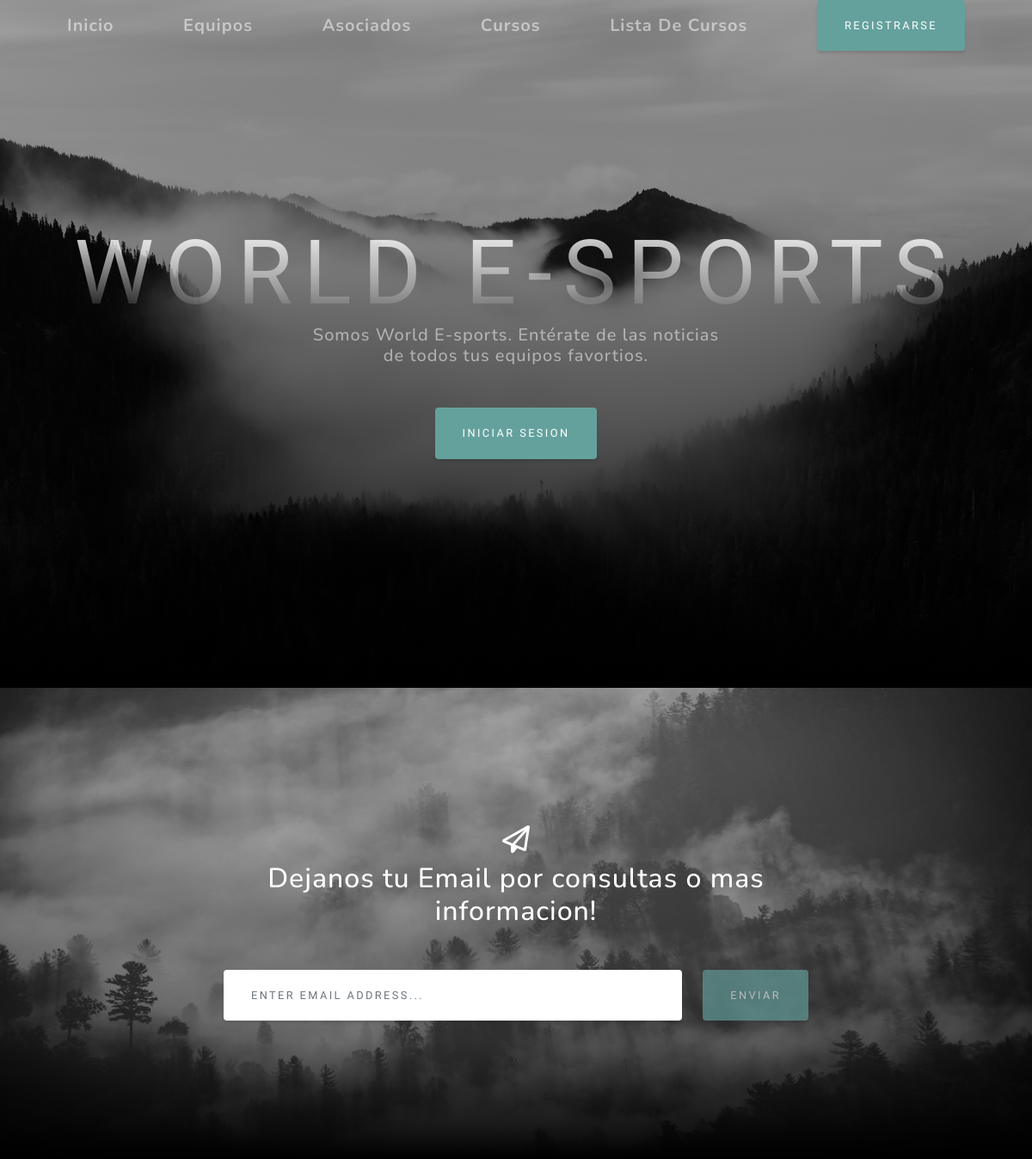
The page /AppWb/leerEquipos/ (upper part) on the database as committed earlier.
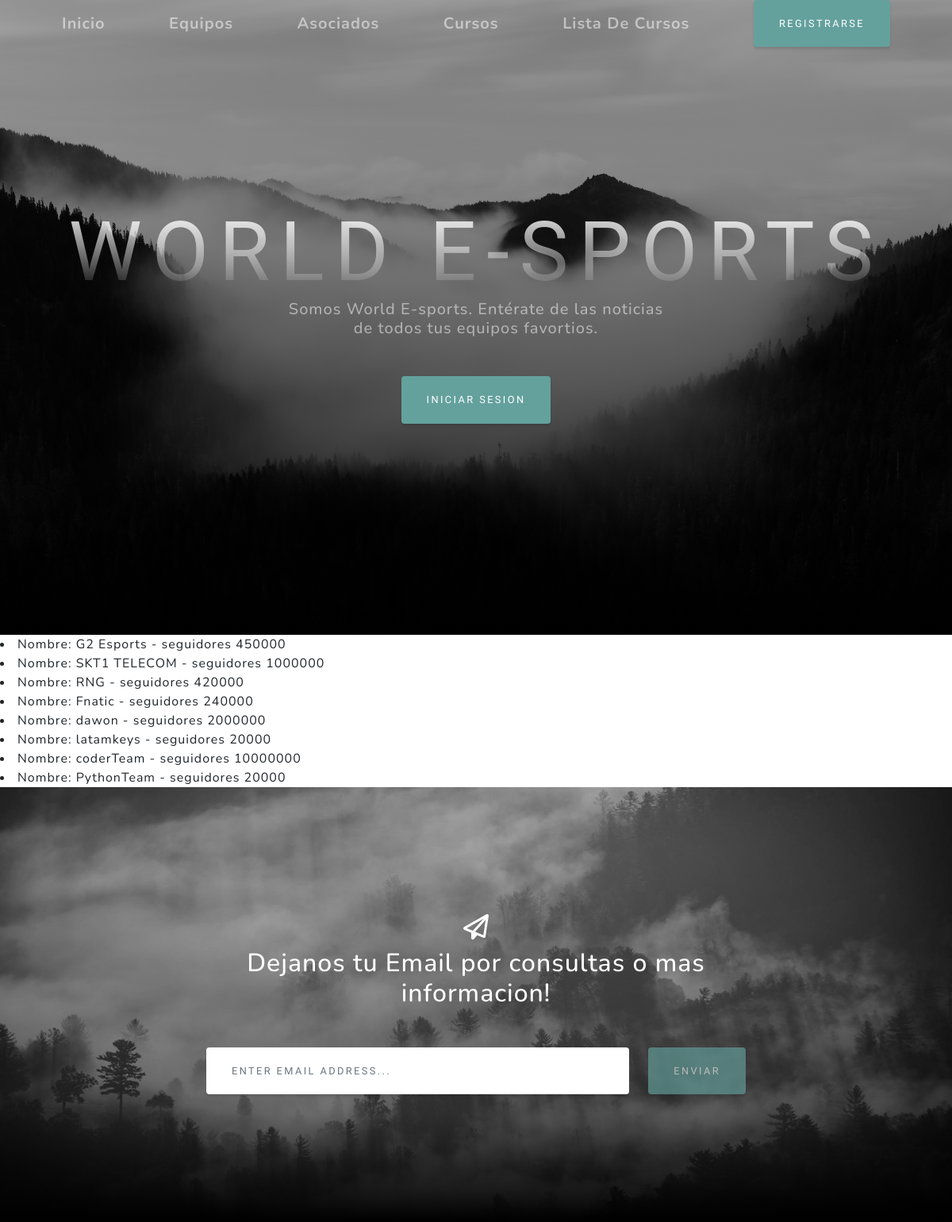
The same page on the database as committed later.
### AppWb/models.py (models this page shows)
class Equipos(models.Model):
    nombre = models.CharField(max_length=30)
    seguidores = models.IntegerField()
    def __str__(self):
        return f'Nombre: {self.nombre} - seguidores {self.seguidores}'

### AppWb/views.py (the view)
# urls.py: path('leerEquipos/', views.lecturaEquipos, name='LecturaEquipos'),
def lecturaEquipos(request):
    equipos=Equipos.objects.all()
    contexto3= {'equipos':equipos}
    return render(request, 'AppWb/lecturaEquipos.html', contexto3)

### AppWb/Templates/AppWb/lecturaEquipos.html
{% extends  'AppWb/padre.html' %}
{% block contenidoQcambia %}
<body>
        {% for e in equipos %}
            <li>{{e}}</li>
        {% endfor %}
</body>
{% endblock %}

### AppWb/Templates/AppWb/padre.html (shortened to what this page needs)
<!DOCTYPE html>
<html lang="en">
    <head>
        {% load static %}
        <link href="{% static 'AppWb/css/styles.css' %}" rel="stylesheet" />
    </head>
    <body id="page-top">
        <nav class="navbar navbar-expand-lg navbar-light fixed-top" id="mainNav">
            <div class="container px-4 px-lg-5">
                <a class="navbar-brand" href="{% url 'Inicio' %}">Inicio</a>
                <a class="navbar-brand" href="{% url 'Equipos' %}">Equipos</a>
                <a class="navbar-brand" href="{% url 'Asociados' %}">Asociados</a>
                <a class="navbar-brand" href="{% url 'Cursos' %}">Cursos</a>
                <a class="navbar-brand" href="{% url 'List' %}">Lista De Cursos</a>
                {% if not request.user.is_authenticated %}
                    <a class="btn btn-primary" href="{% url 'Register'%}">Registrarse</a>
                {% endif %}
            </div>
        </nav>
        <header class="masthead">
            <div class="container px-4 px-lg-5 d-flex h-100 align-items-center justify-content-center">
                <div class="d-flex justify-content-center">
                    <div class="text-center">
                        <h1 class="mx-auto my-0 text-uppercase">World E-sports</h1>
                        <h2 class="text-white-50 mx-auto mt-2 mb-5">Somos World E-sports.
                            Entérate de las noticias de todos tus equipos favortios.</h2>
                            {% if not request.user.is_authenticated %}
                                <a class="btn btn-primary" href="{% url 'Login'%}">Iniciar Sesion</a>
                            {% endif %}
                    </div>
                </div>
            </div>
        </header>
        {% block contenidoQcambia %}
        {% endblock %}
        <section class="signup-section" id="signup">
            <div class="container px-4 px-lg-5">
                <div class="row gx-4 gx-lg-5">
                    <div class="col-md-10 col-lg-8 mx-auto text-center">
                        <i class="far fa-paper-plane fa-2x mb-2 text-white"></i>
                        <h2 class="text-white mb-5">Dejanos tu Email por consultas o mas informacion!</h2>
                        <form class="form-signup" id="contactForm" data-sb-form-api-token="API_TOKEN">
                            <div class="row input-group-newsletter">
                                <div class="col"><input class="form-control" id="emailAddress" type="email" placeholder="Enter email address..." aria-label="Enter email address..." data-sb-validations="required,email" /></div>
                                <div class="col-auto"><button class="btn btn-primary disabled" id="submitButton" type="submit">Enviar</button></div>
                            </div>
                        </form>
                    </div>
                </div>
            </div>
        </section>
    </body>
</html>

Rows that differ between the two databases and show on the page:
added Equipos: nombre+seguidores "Nombre: G2 Esports - seguidores 450000"
added Equipos: nombre+seguidores "Nombre: SKT1 TELECOM - seguidores 1000000"
added Equipos: nombre+seguidores "Nombre: RNG - seguidores 420000"
added Equipos: nombre+seguidores "Nombre: Fnatic - seguidores 240000"
added Equipos: nombre+seguidores "Nombre: dawon - seguidores 2000000"
added Equipos: nombre+seguidores "Nombre: latamkeys - seguidores 20000"
added Equipos: nombre+seguidores "Nombre: coderTeam - seguidores 10000000"
added Equipos: nombre+seguidores "Nombre: PythonTeam - seguidores 20000"
